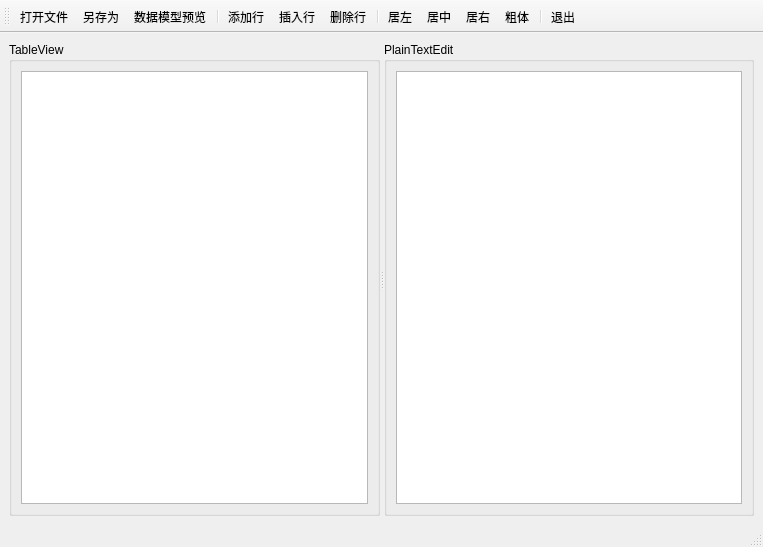
<?xml version="1.0" encoding="UTF-8"?>
<ui version="4.0">
 <class>MainWindow</class>
 <widget class="QMainWindow" name="MainWindow">
  <property name="geometry">
   <rect>
    <x>0</x>
    <y>0</y>
    <width>763</width>
    <height>547</height>
   </rect>
  </property>
  <property name="windowTitle">
   <string>MainWindow</string>
  </property>
  <widget class="QWidget" name="centralwidget">
   <layout class="QVBoxLayout" name="verticalLayout_2">
    <item>
     <widget class="QSplitter" name="splitter">
      <property name="orientation">
       <enum>Qt::Orientation::Horizontal</enum>
      </property>
      <widget class="QGroupBox" name="groupBox">
       <property name="title">
        <string>TableView</string>
       </property>
       <layout class="QHBoxLayout" name="horizontalLayout">
        <item>
         <widget class="QTableView" name="tableView"/>
        </item>
       </layout>
      </widget>
      <widget class="QGroupBox" name="groupBox_2">
       <property name="title">
        <string>PlainTextEdit</string>
       </property>
       <layout class="QVBoxLayout" name="verticalLayout">
        <item>
         <widget class="QPlainTextEdit" name="plainTextEdit"/>
        </item>
       </layout>
      </widget>
     </widget>
    </item>
   </layout>
  </widget>
  <widget class="QToolBar" name="toolBar">
   <property name="windowTitle">
    <string>toolBar</string>
   </property>
   <attribute name="toolBarArea">
    <enum>TopToolBarArea</enum>
   </attribute>
   <attribute name="toolBarBreak">
    <bool>false</bool>
   </attribute>
   <addaction name="actOpenFile"/>
   <addaction name="actSaveAs"/>
   <addaction name="actPreview"/>
   <addaction name="separator"/>
   <addaction name="actAppend"/>
   <addaction name="actInsert"/>
   <addaction name="actRemove"/>
   <addaction name="separator"/>
   <addaction name="actLeft"/>
   <addaction name="actCenter"/>
   <addaction name="actRight"/>
   <addaction name="actBold"/>
   <addaction name="separator"/>
   <addaction name="actQuit"/>
  </widget>
  <widget class="QStatusBar" name="statusBar">
   <property name="sizePolicy">
    <sizepolicy hsizetype="Expanding" vsizetype="Preferred">
     <horstretch>0</horstretch>
     <verstretch>0</verstretch>
    </sizepolicy>
   </property>
  </widget>
  <action name="actOpenFile">
   <property name="text">
    <string>打开文件</string>
   </property>
   <property name="menuRole">
    <enum>QAction::MenuRole::NoRole</enum>
   </property>
  </action>
  <action name="actSaveAs">
   <property name="text">
    <string>另存为</string>
   </property>
   <property name="menuRole">
    <enum>QAction::MenuRole::NoRole</enum>
   </property>
  </action>
  <action name="actPreview">
   <property name="text">
    <string>数据模型预览</string>
   </property>
   <property name="menuRole">
    <enum>QAction::MenuRole::NoRole</enum>
   </property>
  </action>
  <action name="actAppend">
   <property name="text">
    <string>添加行</string>
   </property>
   <property name="menuRole">
    <enum>QAction::MenuRole::NoRole</enum>
   </property>
  </action>
  <action name="actInsert">
   <property name="text">
    <string>插入行</string>
   </property>
   <property name="menuRole">
    <enum>QAction::MenuRole::NoRole</enum>
   </property>
  </action>
  <action name="actRemove">
   <property name="text">
    <string>删除行</string>
   </property>
   <property name="menuRole">
    <enum>QAction::MenuRole::NoRole</enum>
   </property>
  </action>
  <action name="actLeft">
   <property name="text">
    <string>居左</string>
   </property>
   <property name="menuRole">
    <enum>QAction::MenuRole::NoRole</enum>
   </property>
  </action>
  <action name="actCenter">
   <property name="text">
    <string>居中</string>
   </property>
   <property name="menuRole">
    <enum>QAction::MenuRole::NoRole</enum>
   </property>
  </action>
  <action name="actRight">
   <property name="text">
    <string>居右</string>
   </property>
   <property name="menuRole">
    <enum>QAction::MenuRole::NoRole</enum>
   </property>
  </action>
  <action name="actBold">
   <property name="checkable">
    <bool>true</bool>
   </property>
   <property name="text">
    <string>粗体</string>
   </property>
   <property name="menuRole">
    <enum>QAction::MenuRole::NoRole</enum>
   </property>
  </action>
  <action name="actQuit">
   <property name="text">
    <string>退出</string>
   </property>
   <property name="menuRole">
    <enum>QAction::MenuRole::NoRole</enum>
   </property>
  </action>
 </widget>
 <resources/>
 <connections/>
</ui>
